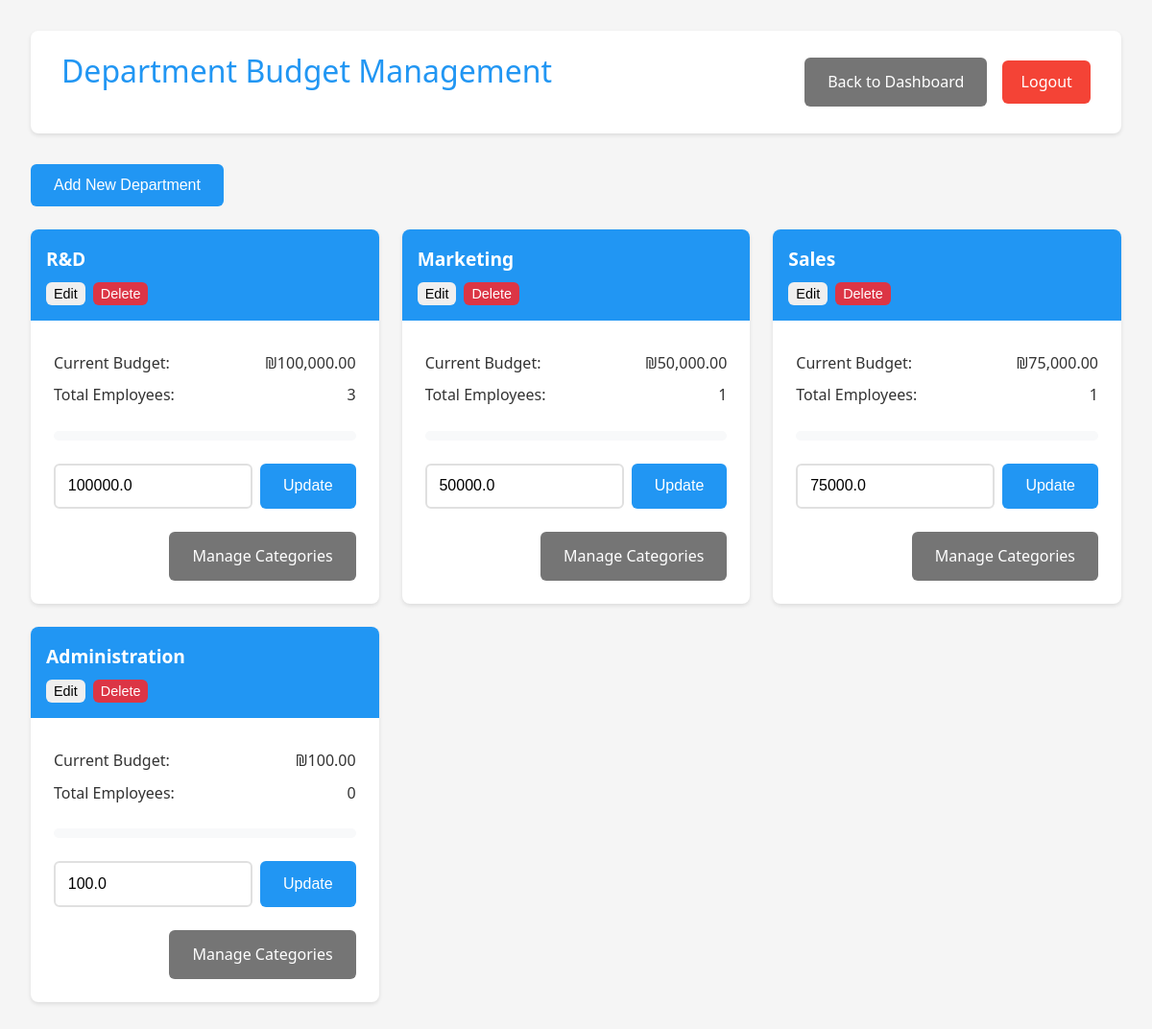
Before: /manager/departments (signed in) with the older database file.
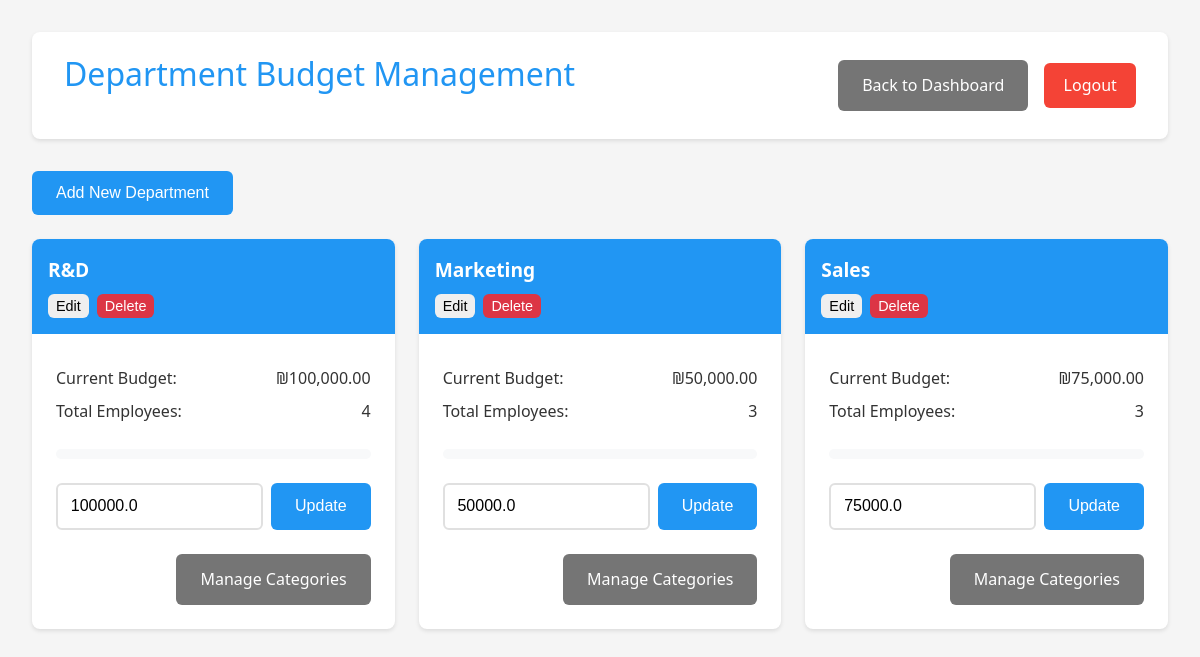
After: the same page with the newer database file.
### app.py (models this page shows)
class Department(db.Model):
    id = db.Column(db.Integer, primary_key=True)
    name = db.Column(db.String(100), nullable=False)
    budget = db.Column(db.Float, default=0.0)
    users = db.relationship('User', backref='department', lazy=True)
    categories = db.relationship('Category', backref='department', lazy=True)

### app.py (the view)
@app.route('/manager/departments')
@login_required
def manage_departments():
    if not current_user.is_manager:
        flash('Access denied. Manager privileges required.', 'danger')
        return redirect(url_for('index'))
    if current_user.username == 'admin':
        departments = Department.query.all()
    else:
        departments = Department.query.filter_by(id=current_user.department_id).all()
    return render_template('manage_departments.html', departments=departments)

### app.py (called while the page is built)
@login_manager.user_loader
def load_user(user_id):
    return User.query.get(int(user_id))

@app.template_filter('min_value')
def min_value(value, limit):
    return min(value, limit)

@app.template_filter('format_currency')
def format_currency(value):
    return f"₪{value:,.2f}"

### templates/manage_departments.html (shortened to what this page needs)
{% extends "base.html" %}
{% block content %}
<div class="container">
    <header>
        <h1>Department Budget Management</h1>
        <div class="header-actions">
            <a href="{{ url_for('manager_dashboard') }}" class="button secondary">Back to Dashboard</a>
            <a href="{{ url_for('logout') }}" class="logout-btn">Logout</a>
        </div>
    </header>
    {% if current_user.username == 'admin' %}
    <div class="admin-controls">
        <button onclick="showAddDepartmentModal()" class="button primary">Add New Department</button>
    </div>
    {% endif %}
    <div class="budget-grid">
        {% for department in departments %}
        <div class="budget-card">
            <div class="budget-header">
                <h3>{{ department.name }}</h3>
                {% if current_user.username == 'admin' %}
                <div class="department-actions">
                    <button onclick="showEditDepartmentModal({{ department.id }}, '{{ department.name }}', {{ department.budget }})" class="button small">Edit</button>
                    <button onclick="deleteDepartment({{ department.id }})" class="button small danger">Delete</button>
                </div>
                {% endif %}
            </div>
            <div class="budget-body">
                <div class="budget-info">
                    <p><strong>Current Budget:</strong> {{ department.budget|format_currency }}</p>
                    <p><strong>Total Employees:</strong> {{ department.users|length }}</p>
                </div>
                <div class="budget-progress">
                    {% set total_expenses = namespace(value=0) %}
                    {% for user in department.users %}
                        {% for expense in user.expenses %}
                            {% if expense.status == 'approved' %}
                                {% set total_expenses.value = total_expenses.value + expense.amount %}
                            {% endif %}
                        {% endfor %}
                    {% endfor %}
                    {% set usage_percent = (total_expenses.value / department.budget * 100) if department.budget > 0 else 0 %}
                    <div class="progress-bar">
                    </div>
                </div>
                <div class="budget-form">
                    <div class="budget-input">
                        <input type="number" step="0.01" min="0" value="{{ department.budget }}" id="budget-{{ department.id }}" class="form-control">
                        <button onclick="updateBudget({{ department.id }})" class="button primary">Update</button>
                    </div>
                </div>
                <div class="budget-actions">
                    <a href="{{ url_for('manage_categories', dept_id=department.id) }}" class="button secondary">Manage Categories</a>
                </div>
            </div>
        </div>
        {% endfor %}
    </div>
</div>
{% endblock %}

### templates/base.html (shortened to what this page needs)
<!DOCTYPE html>
<html lang="en">
<head>
    <link rel="stylesheet" href="{{ url_for('static', filename='style.css') }}">
</head>
<body>
    {% block content %}{% endblock %}
</body>
</html>

### static/style.css (style rules this page uses)
:root { --primary-color: #2196F3; --secondary-color: #FFC107; --success-color: #4CAF50; --danger-color: #f44336; --text-color: #333; --bg-color: #f5f5f5; --card-bg: #ffffff; --background-light: #f8f9fa; }
* { margin: 0; padding: 0; box-sizing: border-box; transition: all 0.3s ease; }
body { font-family: 'Segoe UI', Roboto, Arial, sans-serif; background-color: var(--bg-color); color: var(--text-color); line-height: 1.6; }
.container { max-width: 1200px; margin: 0 auto; padding: 2rem; }
header { background-color: var(--card-bg); padding: 1rem 2rem; box-shadow: 0 2px 4px rgba(0,0,0,0.1); margin-bottom: 2rem; border-radius: 8px; display: flex; justify-content: space-between; align-items: center; }
h1 { color: var(--primary-color); font-weight: 500; margin-bottom: 1.5rem; }
input[type="text"], input[type="password"], input[type="number"], textarea { width: 100%; padding: 0.8rem; border: 2px solid #e0e0e0; border-radius: 6px; font-size: 1rem; transition: border-color 0.3s ease; }
.button, button { display: inline-flex; align-items: center; justify-content: center; padding: 0.8rem 1.5rem; border: none; border-radius: 6px; font-size: 1rem; font-weight: 500; cursor: pointer; text-decoration: none; transition: transform 0.2s ease, box-shadow 0.2s ease; }
.button.primary { background-color: var(--primary-color); color: white; }
.button.secondary { background-color: #757575; color: white; }
.logout-btn { background-color: var(--danger-color); color: white; padding: 0.6rem 1.2rem; border-radius: 6px; text-decoration: none; font-weight: 500; }
.button.small { padding: 0.4rem 0.8rem; font-size: 0.875rem; }
.header-actions { display: flex; gap: 1rem; align-items: center; }
.budget-grid { display: grid; grid-template-columns: repeat(auto-fill, minmax(300px, 1fr)); gap: 1.5rem; margin-top: 1.5rem; }
.budget-card { background: white; border-radius: 8px; box-shadow: 0 2px 4px rgba(0,0,0,0.1); overflow: hidden; transition: transform 0.2s ease-in-out, box-shadow 0.2s ease-in-out; }
.budget-header { padding: 1rem; background: var(--primary-color); color: white; }
.budget-header h3 { margin: 0; font-size: 1.2rem; }
.budget-body { padding: 1.5rem; }
.budget-info { margin-bottom: 1.5rem; }
.budget-info p { margin: 0.5rem 0; color: var(--text-color); display: flex; justify-content: space-between; align-items: center; }
.budget-info p strong { font-weight: 500; }
.budget-progress { margin: 1.5rem 0; }
.progress-bar { width: 100%; height: 10px; background-color: var(--background-light); border-radius: 5px; overflow: hidden; position: relative; }
.budget-form { margin-top: 1.5rem; }
.budget-input { display: flex; gap: 0.5rem; }
.budget-input input { flex: 1; }
.budget-actions { margin-top: 1.5rem; display: flex; justify-content: flex-end; }

### templates/manage_departments.html (style rules this page uses)
.admin-controls { margin-bottom: 20px; }
.department-actions { display: flex; gap: 8px; margin-top: 8px; }
.button.small { padding: 4px 8px; font-size: 0.9em; }
.button.danger { background-color: #dc3545; color: white; }

Changed rows visible on the page:
removed Department: name "Administration", budget "₪100.00", users|length "0", budget "100.0"
computed for Department (number 1 of 3 on the later page): users|length "3" → "4"
computed for Department "Marketing": users|length "1" → "3"
computed for Department "Sales": users|length "1" → "3"
